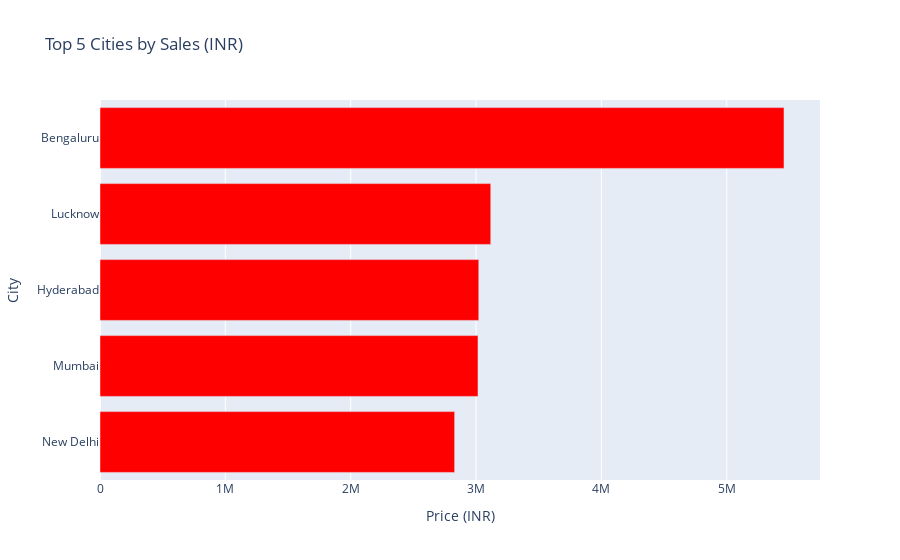

The notebook cell this image was saved under:
### Markdown cell above
# Top 5 Cities by Sales

### Code cell
import plotly.express as px

# Get Top 5 Cities by Total Sales ##groupby() is used to group rows that have the same value in a column, so you can apply calculations (like sum, mean, count, etc.) to each group
top_5_cities = (
    df.groupby("City")["Price (INR)"]
      .sum()
      .nlargest(5)
      .sort_values()
      .reset_index()
)

# Create Horizontal Bar Chart
fig = px.bar(
    top_5_cities,
    x="Price (INR)",
    y="City",
    orientation="h",
    title="Top 5 Cities by Sales (INR)",
    color_discrete_sequence=["red"]
)

fig.show()

### Figure 1 — Plotly figure (JSON) as saved in the notebook; plotly's stock layout.template omitted (floating-point values rounded to 4 significant figures)
{"data": [{"hovertemplate": "Price (INR)=%{x}<br>City=%{y}<extra></extra>", "legendgroup": "", "marker": {"color": "red", "pattern": {"shape": ""}}, "name": "", "orientation": "h", "showlegend": false, "textposition": "auto", "type": "bar", "x": [2829000.0, 3016000.0, 3022000.0, 3117000.0, 5457000.0], "xaxis": "x", "y": ["New Delhi", "Mumbai", "Hyderabad", "Lucknow", "Bengaluru"], "yaxis": "y"}], "layout": {"barmode": "relative", "legend": {"tracegroupgap": 0}, "title": {"text": "Top 5 Cities by Sales (INR)"}, "xaxis": {"anchor": "y", "domain": [0, 1], "title": {"text": "Price (INR)"}}, "yaxis": {"anchor": "x", "domain": [0, 1], "title": {"text": "City"}}}}
